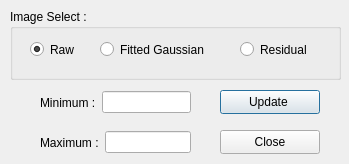
<?xml version="1.0" encoding="UTF-8"?>
<ui version="4.0">
 <class>peakDisplayDialog</class>
 <widget class="QDialog" name="peakDisplayDialog">
  <property name="geometry">
   <rect>
    <x>0</x>
    <y>0</y>
    <width>349</width>
    <height>164</height>
   </rect>
  </property>
  <property name="windowTitle">
   <string>Peak Display Adjust</string>
  </property>
  <widget class="QGroupBox" name="groupBox">
   <property name="geometry">
    <rect>
     <x>10</x>
     <y>9</y>
     <width>331</width>
     <height>71</height>
    </rect>
   </property>
   <property name="title">
    <string>Image Select :</string>
   </property>
   <widget class="QRadioButton" name="rawRB">
    <property name="geometry">
     <rect>
      <x>20</x>
      <y>30</y>
      <width>71</width>
      <height>21</height>
     </rect>
    </property>
    <property name="text">
     <string>Raw </string>
    </property>
    <property name="checked">
     <bool>true</bool>
    </property>
   </widget>
   <widget class="QRadioButton" name="fittedRB">
    <property name="geometry">
     <rect>
      <x>90</x>
      <y>30</y>
      <width>131</width>
      <height>21</height>
     </rect>
    </property>
    <property name="text">
     <string>Fitted Gaussian</string>
    </property>
   </widget>
   <widget class="QRadioButton" name="residsRB">
    <property name="geometry">
     <rect>
      <x>230</x>
      <y>30</y>
      <width>91</width>
      <height>21</height>
     </rect>
    </property>
    <property name="text">
     <string>Residual</string>
    </property>
   </widget>
  </widget>
  <widget class="QPushButton" name="updateAdjustButton">
   <property name="geometry">
    <rect>
     <x>220</x>
     <y>90</y>
     <width>100</width>
     <height>24</height>
    </rect>
   </property>
   <property name="text">
    <string>Update </string>
   </property>
  </widget>
  <widget class="QPushButton" name="closeButton">
   <property name="geometry">
    <rect>
     <x>220</x>
     <y>130</y>
     <width>100</width>
     <height>24</height>
    </rect>
   </property>
   <property name="text">
    <string>Close</string>
   </property>
  </widget>
  <widget class="QWidget" name="">
   <property name="geometry">
    <rect>
     <x>40</x>
     <y>90</y>
     <width>151</width>
     <height>25</height>
    </rect>
   </property>
   <layout class="QHBoxLayout" name="horizontalLayout">
    <item>
     <widget class="QLabel" name="label">
      <property name="text">
       <string>Minimum :</string>
      </property>
     </widget>
    </item>
    <item>
     <widget class="QLineEdit" name="minLE"/>
    </item>
   </layout>
  </widget>
  <widget class="QWidget" name="">
   <property name="geometry">
    <rect>
     <x>40</x>
     <y>130</y>
     <width>151</width>
     <height>25</height>
    </rect>
   </property>
   <layout class="QHBoxLayout" name="horizontalLayout_2">
    <item>
     <widget class="QLabel" name="label_2">
      <property name="text">
       <string>Maximum :</string>
      </property>
     </widget>
    </item>
    <item>
     <widget class="QLineEdit" name="maxLE"/>
    </item>
   </layout>
  </widget>
 </widget>
 <resources/>
 <connections/>
</ui>
